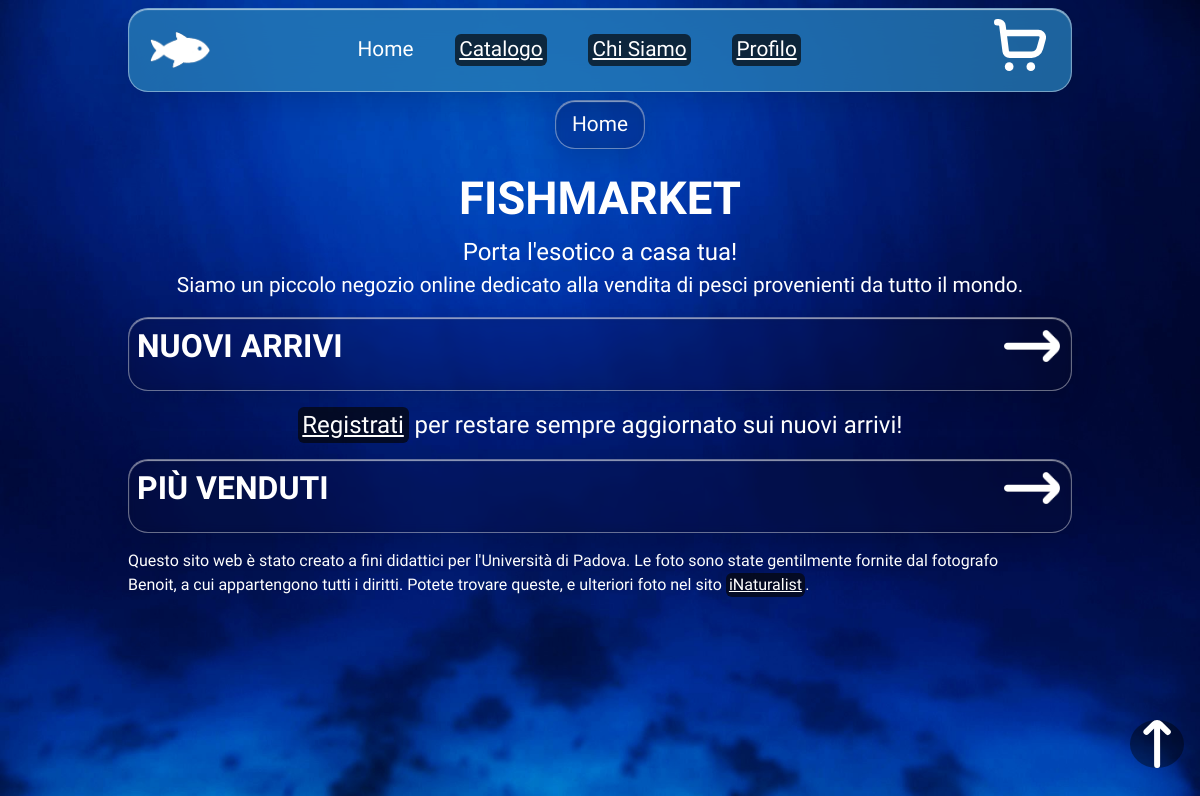
The page /CodiceSito/PHP/home.php on the database as committed earlier.
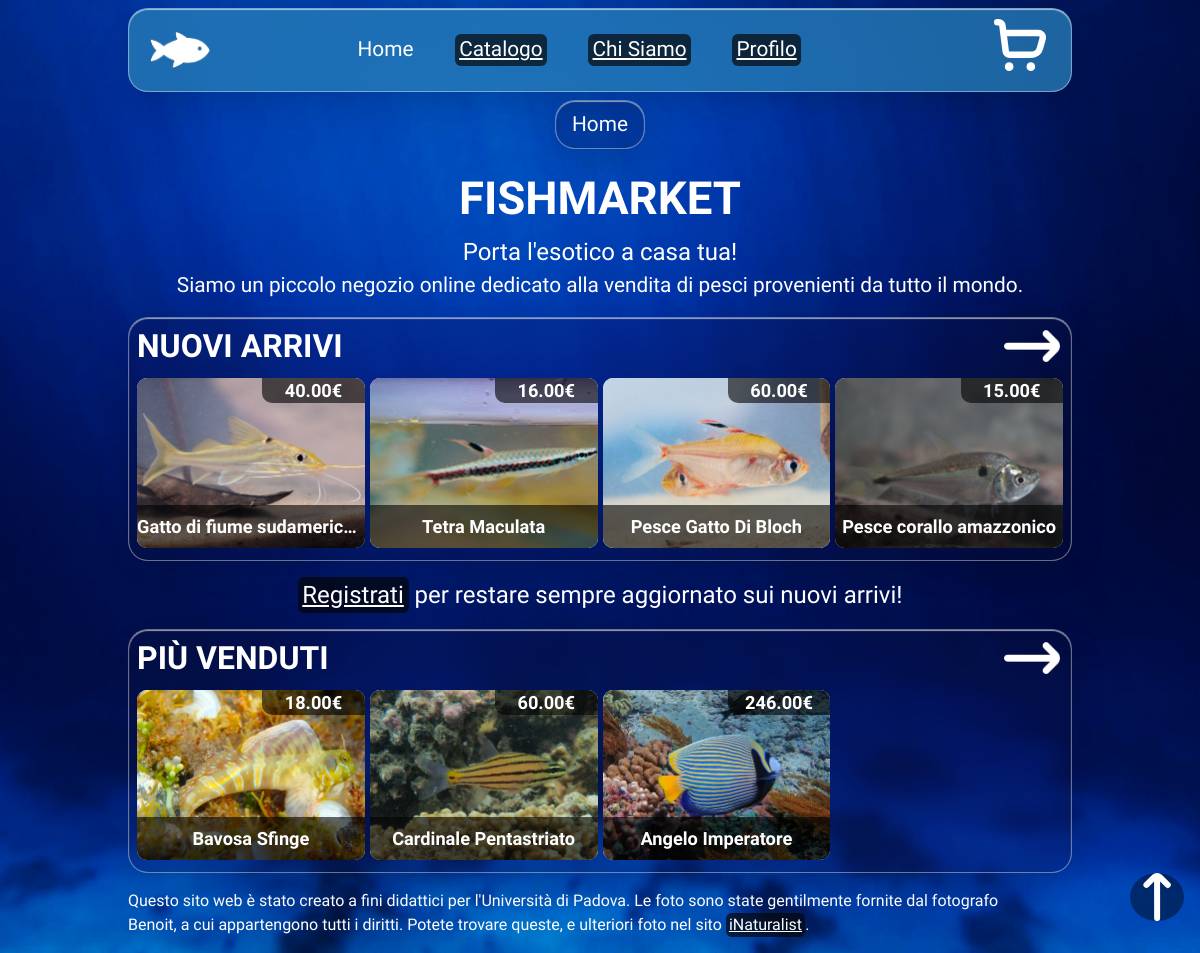
The same page on the database as committed later.
### tables this page shows
CREATE TABLE pesci (
    nome_latino VARCHAR(150) PRIMARY KEY,
    nome_comune VARCHAR(150) NOT NULL UNIQUE,
    famiglia VARCHAR(100) NOT NULL,
    dimensione INT NOT NULL,
    volume_minimo INT NOT NULL,
    colori VARCHAR(100) NOT NULL,
    prezzo DECIMAL(8,2) NOT NULL,
    disponibilita INT NOT NULL,
    immagine VARCHAR(255) NOT NULL,
	data_inserimento DATE NOT NULL DEFAULT CURRENT_DATE,
	FOREIGN KEY (famiglia) REFERENCES famiglie(famiglia_latino) ON DELETE CASCADE
);

### CodiceSito/PHP/db_connection.php (called while the page is built, shortened)
<?php
class FMAccess {
	private $connection;
	public function openConnection() {
		$this->connection = mysqli_connect(FMAccess::HOST_DB, FMAccess::USERNAME, FMAccess::PASSWORD, FMAccess::DATABASE_NAME);
		if(mysqli_connect_errno()) {
			return false;
		} else {
			return true;
		}
	}
	public function closeConnection() {
		try {
        	mysqli_close($this->connection);
		} catch (Throwable $e) {
		} finally {
			$this->connection = null;
		}
	}
	public function getPesci($condizioni, $parametri, $operazione = '') {
		$sql = "SELECT p.* , f.tipo_acqua, f.famiglia_latino AS famiglia FROM pesci p JOIN famiglie f ON p.famiglia = f.famiglia_latino";
		if ($operazione == '') {
			$sql .= " ORDER BY nome_comune ASC";
		} else {
			$sql .= " " . $operazione;
		}
		$stmt = $this->connection->prepare($sql);
		$stmt->execute();
		$result = $stmt->get_result();
		$pesci = [];
		while ($row = $result->fetch_assoc()) {
			$pesci[] = $row;
		}
		return $pesci;
	}
	public function getPiuVenduti(int $limit = 0): array {
		$limit = (int)$limit;
    	$sql = "SELECT p.nome_latino, p.nome_comune, p.famiglia, p.dimensione, p.volume_minimo,
               p.colori, p.prezzo, p.disponibilita,
               p.immagine, p.data_inserimento,
               totals.totale_venduto
        FROM pesci p
        JOIN (
            SELECT nome_latino, SUM(quantita) AS totale_venduto
            FROM dettaglio_ordini
            GROUP BY nome_latino
        ) totals ON TRIM(p.nome_latino) = TRIM(totals.nome_latino)
        ORDER BY totals.totale_venduto DESC";
		if($limit != 0) {
			$sql .=  " LIMIT $limit";
		}
		$result = $this->connection->query($sql);
		$pesciPiuvenduti = $result->fetch_all(MYSQLI_ASSOC);
		return $pesciPiuvenduti;
	}
}
?>

### CodiceSito/PHP/crea_card_pesce.php (the view)
<?php
function crea_card_pesce(array $pesci, $startId = 0) : string {
    $stringaPesci = '';
    if($pesci != null) {
        $id = $startId;
        foreach($pesci as $pesce) {
            $id++;
            $idTitolo = 'titolo-' . $id;
            $idPrezzo = 'prezzo-' . $id;
            $immagine = htmlspecialchars($pesce['immagine'] ?? 'default.jpg');
            $nome_comune = htmlspecialchars($pesce['nome_comune'] ?? '');
            $nome_latino = htmlspecialchars($pesce['nome_latino'] ?? '');
            $stringaPesci .= '<li class="card-pesce">';
            $stringaPesci .= '<article>';
            $stringaPesci .= '<a href="../PHP/pesce.php?nome_latino=' . urlencode($nome_latino) . '" aria-labelledby="' . $idTitolo . ' ' . $idPrezzo . '">';
            $stringaPesci .= '<img loading="lazy" height="683" width="1024" src="' . $immagine . '" alt="">';
            $stringaPesci .= '<div class="dati-pesce">';
            $stringaPesci .= '<h3 class="nome" id="' . $idTitolo . '">' . $nome_comune . '</h3>';
            $stringaPesci .= '</div>';
            $stringaPesci .= '<p class="prezzo" id="' . $idPrezzo . '">' . $pesce['prezzo'] . '€</p>';
            $stringaPesci .= '</a>';
            $stringaPesci .= '</article>';
            $stringaPesci .= '</li>';
        }
    }
    return $stringaPesci;
}
?>

### CodiceSito/PHP/home.php (shortened to what this page needs)
<?php
require_once "crea_card_pesce.php";
require_once "db_connection.php";
$paginaHTML = file_get_contents('../HTML/home.html');
try {
    $connection = new FMAccess();
    $connection->openConnection();
    $nuoviPesci = $connection->getPesci([], [], "ORDER BY data_inserimento DESC LIMIT 4");
    $piuVendutiPesci = $connection->getPiuVenduti(4);
    $newHTML = crea_card_pesce($nuoviPesci);
    $vendutiHTML = crea_card_pesce($piuVendutiPesci, 4);
    $segnaposto = [
        '[nuovo_pesce]' => $newHTML,
        '[piu_venduto]' => $vendutiHTML
    ];
    $pagina = str_replace(array_keys($segnaposto), array_values($segnaposto), $paginaHTML);
} catch (mysqli_sql_exception $e) {
    http_response_code(500);
    header('Location: ../HTML/error_500.html');
    exit;
} finally {
    if (isset($connection)) $connection->closeConnection();
}
echo $pagina;
?>

### CodiceSito/CSS/style.css (style rules this page uses)
* { padding: 0em; margin: 0em; }
:root { --color-text: white; --color-background-bottoni: #0072bc ; --color-background-bottoni-hover: #025992; --color-background-bottoni-error: #C83E3C; --color-background-bottoni-error-hover: #b13735; --color-testo-bottoni: white; --color-background-card: rgba(10, 12, 13, 0.25); --color-background-header: rgba(38, 125, 183, 0.77); --color-background-back-to-top: rgba(0, 0, 0, 0.411); --color-overlay-card: rgba(0, 0, 0, 0.6); --color-link: white; --color-link-visited: black; }
.sezione-standard { background: var(--color-background-card); border-radius: 20px; border: 1px solid #ffffff66; backdrop-filter: blur(5px) saturate(120%); box-shadow: 0 8px 32px rgba(0, 0, 0, 0.15), inset 0 1px 1px rgba(255, 255, 255, 0.6); }
a { color: var(--color-link); padding-left: 0.2em; padding-right: 0.2em; }
.link-testuale { background-color: #060606af; text-decoration: underline; border-radius: 6px; display: inline-flex; }
html { line-height: 1.5; font-size: 100%; font-family: "Inclusive Sans", sans-serif; font-optical-sizing: auto; font-weight: 500; font-style: normal; color: var(--color-text); scroll-behavior: smooth; }
body { background: linear-gradient(135deg, rgb(0, 35, 89) 0%, rgb(0, 104, 158) 100%); background-image: url("../IMMAGINI/Sfondi_Sito/sfondoScurito.jpg"); background-repeat: no-repeat; background-position: center; background-size: cover; background-attachment: fixed; }
footer { margin-top: 1rem; margin-right: 3rem; margin-left: 0.5rem; padding-bottom: 1rem; }
header { position: sticky; top: 0; z-index: 999; padding: 0.5em; }
.header-content { display: flex; justify-content: space-between; align-items: center; flex-wrap: wrap; padding: 0.5em 1em; font-size: clamp(1rem, 1rem + 0.4vw, 1.3rem); backdrop-filter: blur(20px); background: var(--color-background-header); }
.header-content img { width: 2.9em; }
#cart-link { margin-right: 0.5rem; display: inline-flex; }
#cart-link > img { width: 2.5em; }
#menu { display: none; }
#breadcrumb { width: fit-content; max-width: 95%; margin: 0 auto; font-size: clamp(1rem, 1rem + 0.4vw, 1.3rem); }
#breadcrumb > ol { display: flex; flex-wrap: wrap; justify-content: center; list-style: none; padding: 0.5rem; margin: 0 0.5rem; }
h1 { font-size: clamp(2rem, 1.5rem + 1.8vw, 3rem); }
h2 { font-size: clamp(1.5rem, 1rem + 1.8vw, 2rem); }
h3 { font-size: clamp(1.2rem, 0.6rem + 1.2vw, 1.5rem); }
.call-to-action { font-size: clamp(1.1rem, 0.6rem + 1.8vw, 1.5rem); }
.paragrafo { font-size: clamp(1rem, 0.6rem + 1.8vw, 1.3rem); }
.position { text-align: center; }
#main-content { margin-top: 1em; margin-right: 0.5em; margin-left: 0.5em; }
.main-section { margin-top: 1em; margin-bottom: 1em; padding-top: 0.25em; padding-bottom: 0.25em; }
.section-title { display: flex; justify-content: space-between; align-items: center; margin-right: 0.5em; margin-left: 0.5em; }
.section-title img { height: auto; width: 100%; max-width: 3.5em; padding-top: 0.5em; }
.pesci, .pesci-catalogo { display: grid; grid-template-columns: 1fr 1fr; gap: 5px; margin: 0.5em; list-style: none; }
.card-pesce { background: #fff; border-radius: 10px; overflow: hidden; position: relative; container-type: inline-size; min-height: 100px; }
.card-pesce img { display: block; max-width: 112%; height: auto; }
.card-pesce a { display: block; padding: 0; }
.dati-pesce { position: absolute; bottom: 0; left: 0; width: 100%; height: 25%; background: var(--color-overlay-card); display: flex; align-items: center; justify-content: center; text-align: center; box-sizing: border-box; }
.dati-pesce .nome { font-weight: bold; font-size: clamp(0.875em, 0.3em + 2.2vw, 2em); font-size: clamp(0.875em, 8cqw, 2em); white-space: nowrap; overflow: hidden; text-overflow: ellipsis; }
.card-pesce .prezzo { position: absolute; top: 0px; right: 0px; width: 45%; height: 15%; background: var(--color-overlay-card); border-bottom-left-radius: 10px; display: flex; align-items: center; justify-content: center; font-size: clamp(0.875em, 2vw, 3em); font-size: clamp(0.875em, 8cqw, 3em); font-weight: bold; }
.back-to-top { position: fixed; bottom: 2rem; right: 1rem; z-index: 1000; width: 3rem; height: 3rem; border-radius: 50%; display: flex; align-items: center; justify-content: center; background: var(--color-background-back-to-top); text-decoration: none; }
.back-to-top img { width: 3rem; }

Rows that differ between the two databases and show on the page:
added pesci: immagine (picture), nome_comune "Gatto di fiume sudameric…", prezzo "40.00"
added pesci: immagine (picture), nome_comune "Tetra Maculata", prezzo "16.00"
added pesci: immagine (picture), nome_comune "Pesce Gatto Di Bloch", prezzo "60.00"
added pesci: immagine (picture), nome_comune "Pesce corallo amazzonico", prezzo "15.00"
added pesci: immagine (picture), nome_comune "Bavosa Sfinge", prezzo "18.00"
added pesci: immagine (picture), nome_comune "Cardinale Pentastriato", prezzo "60.00"
added pesci: immagine (picture), nome_comune "Angelo Imperatore", prezzo "246.00"
